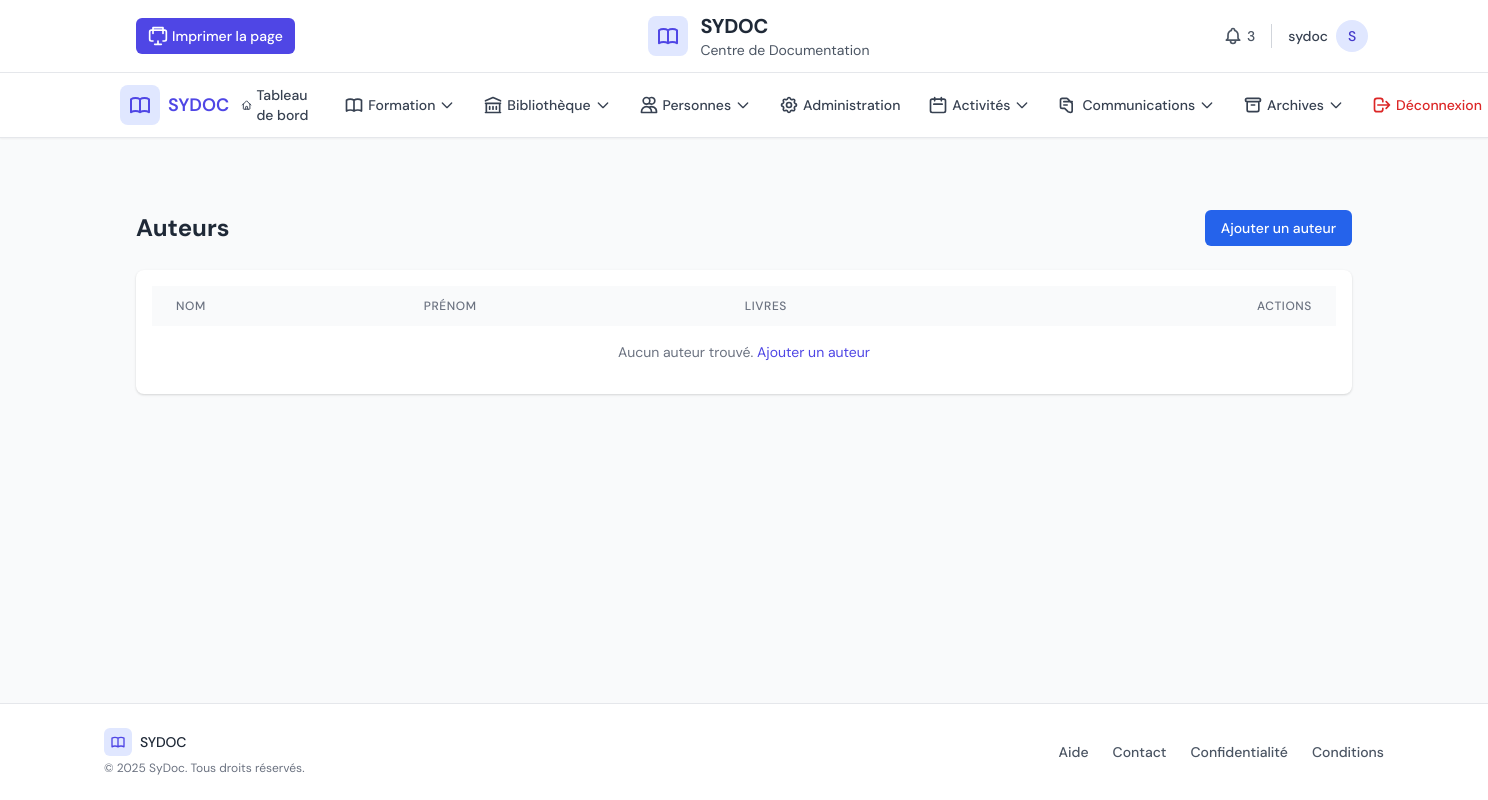
Page /center/authors/ (signed in) on the earlier database version.
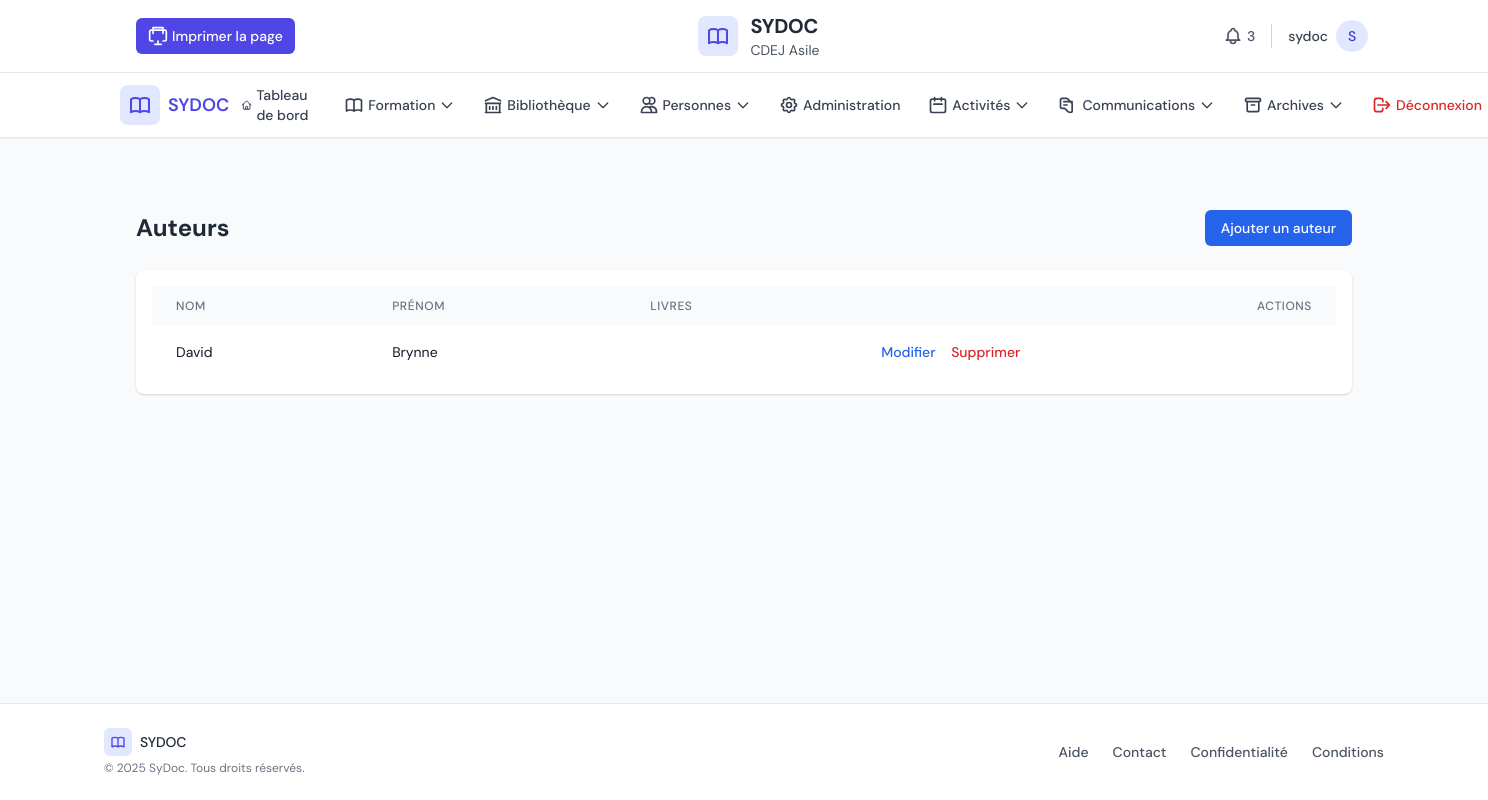
Same page on the later database version.
### core/models.py (models this page shows, shortened)
class DocumentationCenter(models.Model):
    name = models.CharField(max_length=255, unique=True, verbose_name=_("Nom du Centre"))
    email = models.EmailField(unique=True, verbose_name=_("E-mail du Centre (Officiel)"))
    phone_regex = RegexValidator(
        regex=r'^\+?1?\d{9,15}$',
        message=_("Le numéro de téléphone doit être entré au format : '+999999999'. Jusqu'à 15 chiffres autorisés.")
    )
    phone1 = models.CharField(validators=[phone_regex], max_length=17, blank=True, null=True, verbose_name=_("Téléphone 1"))
    phone2 = models.CharField(validators=[phone_regex], max_length=17, blank=True, null=True, verbose_name=_("Téléphone 2"))
    full_address = models.TextField(verbose_name=_("Adresse Complète"))
    department = models.ForeignKey(Department, on_delete=models.SET_NULL, null=True, verbose_name=_("Département"))
    arrondissement = models.ForeignKey(Arrondissement, on_delete=models.SET_NULL, null=True, blank=True, verbose_name=_("Arrondissement"))
    commune = models.ForeignKey(Commune, on_delete=models.SET_NULL, null=True, blank=True, verbose_name=_("Commune"))
    responsible_full_name = models.CharField(max_length=255, verbose_name=_("Nom Complet du Responsable"))
    responsible_phone1 = models.CharField(validators=[phone_regex], max_length=17, blank=True, null=True, verbose_name=_("Téléphone Responsable 1"))
    responsible_phone2 = models.CharField(validators=[phone_regex], max_length=17, blank=True, null=True, verbose_name=_("Téléphone Responsable 2"))
    responsible_address = models.TextField(verbose_name=_("Adresse du Responsable"))
    responsible_email = models.EmailField(verbose_name=_("E-mail Personnel du Responsable"))
    creation_date = models.DateTimeField(auto_now_add=True, verbose_name=_("Date de Création du Compte"))
    trial_start_date = models.DateField(default=timezone.now, verbose_name=_("Date de Début d'Essai"))
    trial_end_date = models.DateField(verbose_name=_("Date de Fin d'Essai"))
    is_blocked = models.BooleanField(default=False, verbose_name=_("Compte Bloqué"))
    is_active = models.BooleanField(default=True, verbose_name=_("Compte Actif"))
    monthly_fee = models.DecimalField(max_digits=10, decimal_places=2, default=0.00, verbose_name=_("Montant Mensuel à Payer"))
    quota_physical_books = models.IntegerField(default=-1, verbose_name=_("Quota Livres Physiques (-1 pour illimité)"))
    quota_ebooks = models.IntegerField(default=-1, verbose_name=_("Quota Ebooks (-1 pour illimité)"))
    quota_trainings = models.IntegerField(default=-1, verbose_name=_("Quota Formations (-1 pour illimité)"))
    quota_archives = models.IntegerField(default=-1, verbose_name=_("Quota Archives (-1 pour illimité)"))
    class Meta:
        verbose_name = _("Centre de Documentation")
        verbose_name_plural = _("Centres de Documentation")
        ordering = ['name']

class Author(models.Model):
    first_name = models.CharField(max_length=100, verbose_name='Prénom')
    last_name = models.CharField(max_length=100, verbose_name='Nom')
    biography = models.TextField(blank=True, verbose_name='Biographie')
    date_of_birth = models.DateField(null=True, blank=True, verbose_name='Date de Naissance')
    date_of_death = models.DateField(null=True, blank=True, verbose_name='Date de Décès')
    class Meta:
        verbose_name = 'Auteur'
        verbose_name_plural = 'Auteurs'
        ordering = ['last_name', 'first_name']

### center_panel/views.py (the view)
# urls.py: path('authors/', views.author_list, name='authors'),
@login_required
def author_list(request):
    current_center = DocumentationCenter.objects.first()
    authors = Author.objects.all().order_by('last_name', 'first_name')
    context = {
        'authors': authors,
        'current_center': current_center,
    }
    return render(request, 'center_panel/admin/author_list.html', context)

### center_panel/templates/center_panel/admin/author_list.html (shortened to what this page needs)
{% extends 'center_panel/base.html' %}
{% load static %}
{% block content %}
<div class="container mx-auto px-4 py-8">
    <div class="flex justify-between items-center mb-6">
        <h1 class="text-2xl font-bold text-gray-800">Auteurs</h1>
        <a href="{% url 'center_panel:add_author' %}" class="bg-blue-600 hover:bg-blue-700 text-white px-4 py-2 rounded-md text-sm font-medium transition-colors duration-200">
            Ajouter un auteur
        </a>
    </div>
    <div class="bg-white shadow rounded-lg overflow-hidden">
        <div class="p-4">
            <table id="author-table" class="w-full">
                <thead class="bg-gray-50">
                    <tr>
                        <th class="px-6 py-3 text-left text-xs font-medium text-gray-500 uppercase tracking-wider">Nom</th>
                        <th class="px-6 py-3 text-left text-xs font-medium text-gray-500 uppercase tracking-wider">Prénom</th>
                        <th class="px-6 py-3 text-left text-xs font-medium text-gray-500 uppercase tracking-wider">Livres</th>
                        <th class="px-6 py-3 text-right text-xs font-medium text-gray-500 uppercase tracking-wider">Actions</th>
                    </tr>
                </thead>
                <tbody class="bg-white divide-y divide-gray-200">
                    {% for author in authors %}
                    <tr>
                        <td class="px-6 py-4 whitespace-nowrap text-sm text-gray-900">{{ author.last_name }}</td>
                        <td class="px-6 py-4 whitespace-nowrap text-sm text-gray-900">{{ author.first_name }}</td>
                        <td class="px-6 py-4 whitespace-nowrap text-sm text-gray-900">{{ author.book_set.count }}</td>
                        <td class="px-6 py-4 whitespace-nowrap text-sm font-medium">
                            <a href="{% url 'center_panel:edit_author' author.id %}" class="text-blue-600 hover:text-blue-900 mr-3">Modifier</a>
                            <a href="#" class="text-red-600 hover:text-red-900 delete-btn" data-id="{{ author.id }}">Supprimer</a>
                        </td>
                    </tr>
                    {% empty %}
                    <tr>
                        <td colspan="4" class="px-6 py-4 text-center text-sm text-gray-500">
                            Aucun auteur trouvé. <a href="{% url 'center_panel:add_author' %}" class="text-indigo-600 hover:text-indigo-900">Ajouter un auteur</a>
                        </td>
                    </tr>
                    {% endfor %}
                </tbody>
            </table>
        </div>
    </div>
</div>
{% endblock %}

### center_panel/templates/center_panel/base.html (shortened to what the changed rows need)
{% load static %}
<!DOCTYPE html>
<html lang="fr">
<head>
    <link href="https://cdn.jsdelivr.net/npm/tailwindcss@2.2.19/dist/tailwind.min.css" rel="stylesheet">
    <link href="https://cdn.datatables.net/2.3.2/css/dataTables.dataTables.min.css" rel="stylesheet">
</head>
<body class="bg-gray-50">
    <header class="bg-white border-b border-gray-200 shadow-sm">
        <div class="container mx-auto px-4 py-3 flex justify-between items-center">
            <div class="flex items-center animate__animated animate__fadeIn">
                <div>
                    <h1 class="text-xl funnel-sans-bold text-gray-800">SYDOC</h1>
                    <p class="text-sm dm-sans-regular text-gray-600">{{ current_center.name|default:"Centre de Documentation" }}</p>
                </div>
            </div>
        </div>
    </header>
    <main class="container mx-auto py-6 px-4">
        <div>
            {% block content %}{% endblock content %}
        </div>
    </main>
</body>
</html>

Differences in the rows shown:
added DocumentationCenter: name "CDEJ Asile"
added Author: last_name "David", first_name "Brynne"
Other differences:
{{ current_center.name|default:"Centre de Documentation" }}: "Centre de Documentation" → (not shown)
text no longer shown: "Aucun auteur trouvé. Ajouter un auteur"
